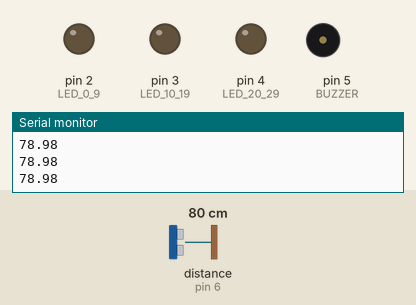
This program was run on a simulated Arduino Mega 2560, built with avr-gcc and run on an emulated ATmega2560. Parts: output pins drawn as LEDs (lit = HIGH), buzzer (waves = sounding), the last lines printed to the serial monitor. Wiring (inferred from the names in the program): ultrasonic range finder: trigger pin 7; echo pin 6. The inputs (shaded band) are chosen by the test bench; at power-on: distance to the obstacle (sensor on pin 6) 80 cm. The echo pulse lasts 58.3 µs per cm; pins used as bus, display or sensor lines are not drawn.

Above: at 1.2 s.
1.3 s: distance to the obstacle (sensor on pin 6) set to 33 cm
2.8 s: distance to the obstacle (sensor on pin 6) set to 29 cm
At 3.03 s:
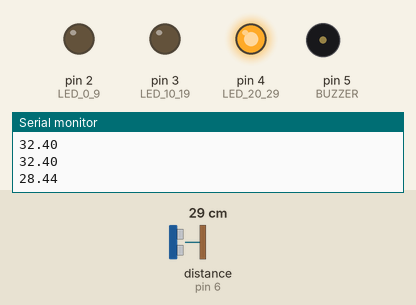
5.8 s: distance to the obstacle (sensor on pin 6) set to 22 cm
8.8 s: distance to the obstacle (sensor on pin 6) set to 18 cm
At 9.29 s:
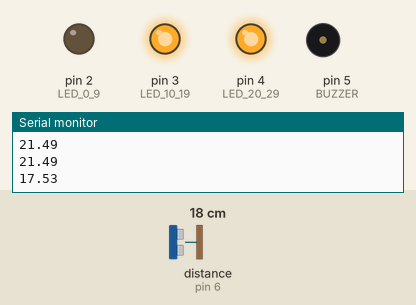
11.8 s: distance to the obstacle (sensor on pin 6) set to 12 cm
14.8 s: distance to the obstacle (sensor on pin 6) set to 9 cm
At 14.97 s:
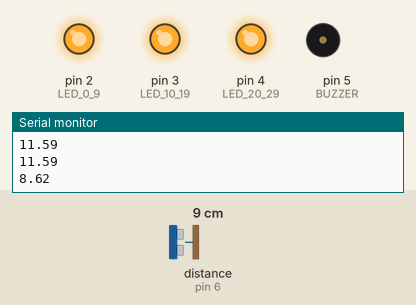
Timing chart, 0 to 18.8 s (numbered marks = the images above; inputs shaded):
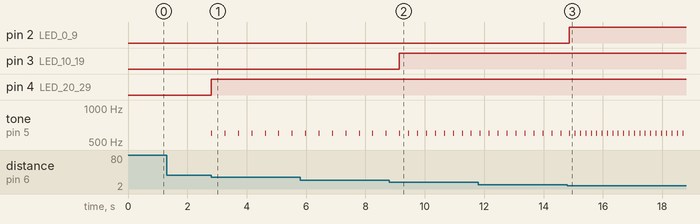

Measured:
- the behaviour switches between 31 and 30 cm on distance to the obstacle (sensor on pin 6) (found by bisection; images 0 and 1)
- the behaviour switches between 21 and 20 cm on distance to the obstacle (sensor on pin 6) (found by bisection; images 1 and 2)
- the behaviour switches between 11 and 10 cm on distance to the obstacle (sensor on pin 6) (found by bisection; images 2 and 3)
- after the input at 2.8 s, pin 4 (LED_20_29): LOW → HIGH at once; tone on pin 5 (BUZZER): alternates 600 Hz for 0.01 s and silent for 0.44 s, starting at once
- after the input at 8.8 s, pin 3 (LED_10_19): LOW → HIGH after 0.34 s; tone on pin 5 (BUZZER): alternates 600 Hz for 0.01 s and silent for 0.29 s, starting after 0.64 s
- after the input at 14.8 s, pin 2 (LED_0_9): LOW → HIGH after 0.07 s; tone on pin 5 (BUZZER): alternates 600 Hz for 0.01 s and silent for 0.17 s, starting after 0.26 s

The program:

main.cpp
```cpp
#include <Arduino.h>

#define LED_0_9 2
#define LED_10_19 3
#define LED_20_29 4
#define BUZZER 5
#define ECHO_ULTRA 6
#define TRIG_ULTRA 7

void iniciarLeds(){
   pinMode(LED_20_29, OUTPUT);
   pinMode(LED_10_19, OUTPUT);
   pinMode(LED_0_9, OUTPUT);
}

void iniciarUltrassom(){
   pinMode(TRIG_ULTRA, OUTPUT);
   pinMode(ECHO_ULTRA, INPUT);
}

void iniciarBuzzer(){
   pinMode(BUZZER, OUTPUT);
}

void emitirPulsoUltrassonico(){
  digitalWrite(TRIG_ULTRA, HIGH);
  delayMicroseconds(10);
  digitalWrite(TRIG_ULTRA, LOW);
}

double recuperarDistanciaEmCm(){
   int duration = pulseIn(ECHO_ULTRA, HIGH);
   return duration * 0.034 / 2;
}


void emitirAvisoLongaDistancia(){
   digitalWrite(LED_20_29, HIGH);
   tone(BUZZER, 600, 10);
   delay(450);
}


void emitirAvisoMediaDistancia(){
   digitalWrite(LED_20_29, HIGH);
   digitalWrite(LED_10_19, HIGH);
   tone(BUZZER, 600, 10);
   delay(300);
}

void emitirAvisoCurtaDistancia(){
   digitalWrite(LED_20_29, HIGH);
   digitalWrite(LED_10_19, HIGH);
   digitalWrite(LED_0_9, HIGH);
   tone(BUZZER, 600, 10);
   delay(180);
}

void apagarLeds(){
   digitalWrite(LED_20_29, LOW);
   digitalWrite(LED_10_19, LOW);
   digitalWrite(LED_0_9, LOW);
}

void setup () {
   Serial.begin(115200);
   iniciarLeds();
   iniciarUltrassom();
   iniciarBuzzer();
}

void loop () {
   emitirPulsoUltrassonico();
   double distanciaCM = recuperarDistanciaEmCm();
   Serial.println(distanciaCM);

   apagarLeds();

   if(distanciaCM < 30 && distanciaCM >= 20){
      emitirAvisoLongaDistancia();
   }

   if(distanciaCM < 20 && distanciaCM >= 10){
      emitirAvisoMediaDistancia();
   }

   if(distanciaCM < 10 && distanciaCM >= 0){
      emitirAvisoCurtaDistancia();
   }
}
```
